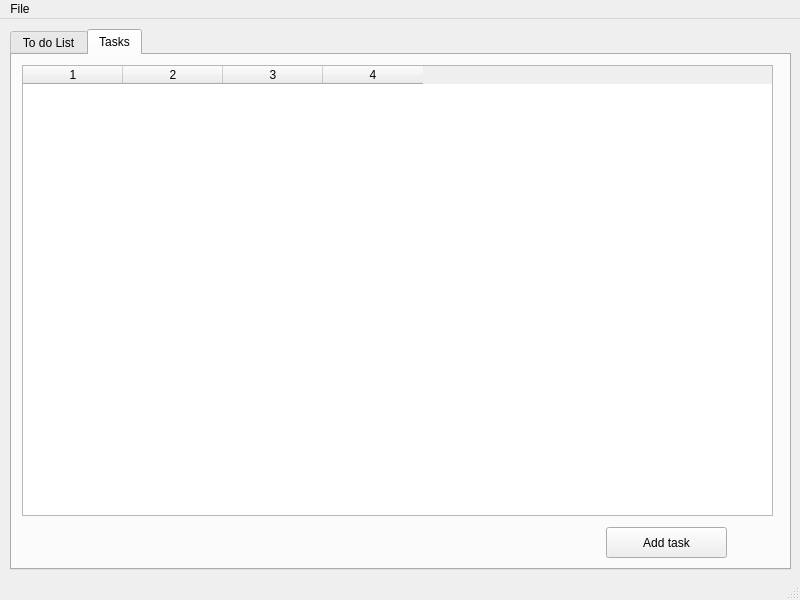
<?xml version="1.0" encoding="UTF-8"?>
<ui version="4.0">
 <class>MainWindow</class>
 <widget class="QMainWindow" name="MainWindow">
  <property name="geometry">
   <rect>
    <x>0</x>
    <y>0</y>
    <width>800</width>
    <height>600</height>
   </rect>
  </property>
  <property name="windowTitle">
   <string>MainWindow</string>
  </property>
  <widget class="QWidget" name="centralwidget">
   <widget class="QTabWidget" name="tabWidget">
    <property name="geometry">
     <rect>
      <x>10</x>
      <y>10</y>
      <width>781</width>
      <height>541</height>
     </rect>
    </property>
    <property name="currentIndex">
     <number>1</number>
    </property>
    <widget class="QWidget" name="todolist">
     <attribute name="title">
      <string>To do List</string>
     </attribute>
     <widget class="QPushButton" name="Save">
      <property name="geometry">
       <rect>
        <x>634</x>
        <y>470</y>
        <width>111</width>
        <height>23</height>
       </rect>
      </property>
      <property name="text">
       <string>Save and Update</string>
      </property>
     </widget>
     <widget class="QTableWidget" name="tableWidget">
      <property name="geometry">
       <rect>
        <x>10</x>
        <y>10</y>
        <width>751</width>
        <height>451</height>
       </rect>
      </property>
      <property name="columnCount">
       <number>4</number>
      </property>
      <column/>
      <column/>
      <column/>
      <column/>
     </widget>
    </widget>
    <widget class="QWidget" name="Tasks">
     <attribute name="title">
      <string>Tasks</string>
     </attribute>
     <widget class="QTableWidget" name="tableWidget_2">
      <property name="geometry">
       <rect>
        <x>10</x>
        <y>10</y>
        <width>751</width>
        <height>451</height>
       </rect>
      </property>
      <property name="selectionMode">
       <enum>QAbstractItemView::NoSelection</enum>
      </property>
      <property name="columnCount">
       <number>4</number>
      </property>
      <column/>
      <column/>
      <column/>
      <column/>
     </widget>
     <widget class="QPushButton" name="Add_task">
      <property name="geometry">
       <rect>
        <x>594</x>
        <y>472</y>
        <width>121</width>
        <height>31</height>
       </rect>
      </property>
      <property name="text">
       <string>Add task</string>
      </property>
     </widget>
    </widget>
   </widget>
  </widget>
  <widget class="QMenuBar" name="menubar">
   <property name="geometry">
    <rect>
     <x>0</x>
     <y>0</y>
     <width>800</width>
     <height>21</height>
    </rect>
   </property>
   <widget class="QMenu" name="menuFile">
    <property name="title">
     <string>File</string>
    </property>
    <addaction name="actionNew"/>
    <addaction name="actionLoad"/>
    <addaction name="actionSave"/>
    <addaction name="actionSave_As"/>
    <addaction name="separator"/>
    <addaction name="actionOption"/>
    <addaction name="separator"/>
    <addaction name="actionQuit"/>
   </widget>
   <addaction name="menuFile"/>
  </widget>
  <widget class="QStatusBar" name="statusbar"/>
  <action name="actionNew">
   <property name="text">
    <string>New</string>
   </property>
  </action>
  <action name="actionLoad">
   <property name="text">
    <string>Load</string>
   </property>
  </action>
  <action name="actionSave">
   <property name="text">
    <string>Save</string>
   </property>
  </action>
  <action name="actionSave_As">
   <property name="text">
    <string>Save As...</string>
   </property>
  </action>
  <action name="actionQuit">
   <property name="text">
    <string>Quit</string>
   </property>
  </action>
  <action name="actionOption">
   <property name="text">
    <string>Option</string>
   </property>
  </action>
 </widget>
 <resources/>
 <connections/>
</ui>
